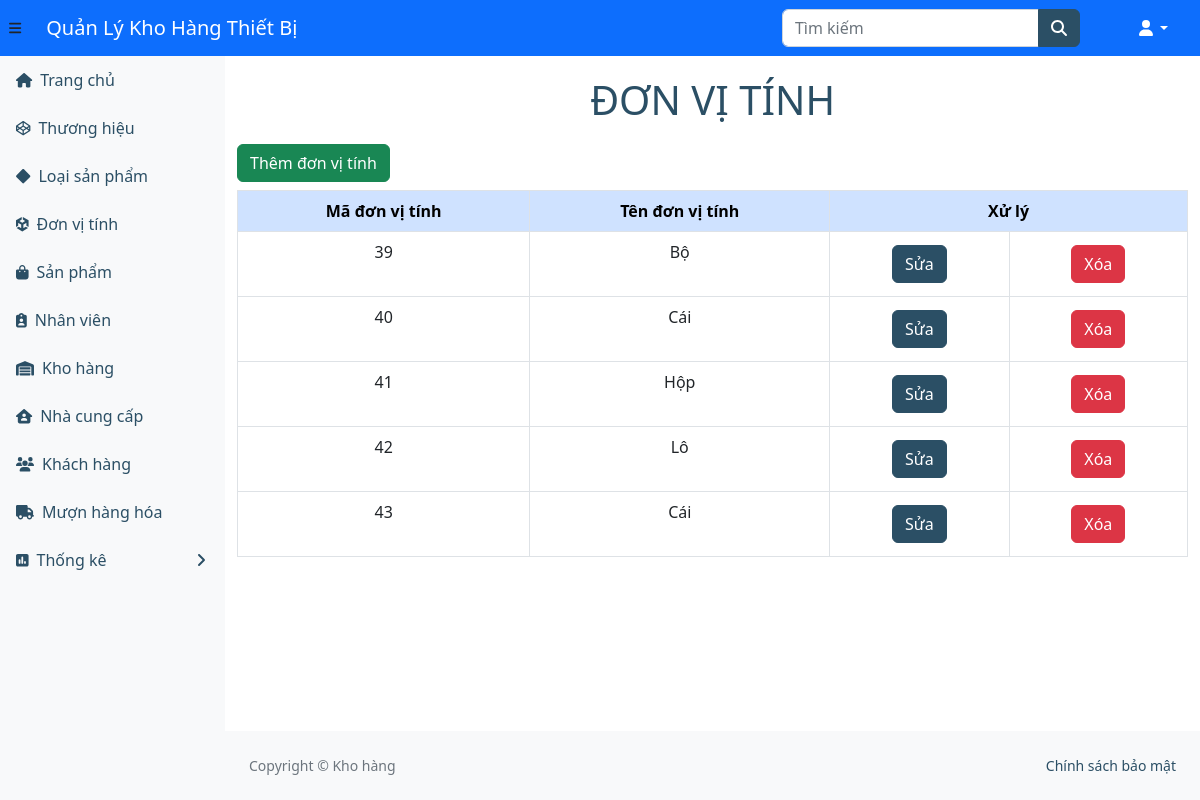
Page /ql-kho/donvitinh.php (signed in) on the committed database.
### tables this page shows
CREATE TABLE `donvitinh` (
  `madonvitinh` int(255) NOT NULL,
  `tendonvitinh` varchar(255) NOT NULL
);

### ql-kho/donvitinh.php (the view)
<?php
    include_once("header.php");
?>
<body>
<h1 class="tieudeform">Đơn vị tính</h1>  <a class='btn btn-success mb-2' href='themdonvitinh.php'>Thêm đơn vị tính</a>
    <table class = "table table-hover ">
        <thead class="table-primary">
        <tr>
            <th>Mã đơn vị tính</th>
            <th>Tên đơn vị tính</th>
            <th colspan="2">Xử lý</th>
        </tr>
        </thead>
        <?php
        include("ketnoi.php");
         $sql = "SELECT * FROM donvitinh ORDER BY madonvitinh ASC";
        $kq = $conn->query($sql) or die("Không thể xem ");
        while ($row = mysqli_fetch_array($kq)) {
            echo ("<tr>");
            $ma = $row["madonvitinh"];
            echo ("<td>" . $row["madonvitinh"] . "</td>");
            echo ("<td>" . $row["tendonvitinh"] . "</td>");
            echo ("<td><a class='btn btn-primary' href='suadonvitinh.php?mm=$ma'>Sửa</a></td>");
            echo ("<td>");
                ?>
                <a onclick = "return confirm('Bạn có thật sự muốn xoá không')" class="btn btn-danger" href="xoadonvitinh.php?mm=<?php echo $ma;?>">Xóa</a>
                <?php
                echo ("</td>");
            echo ("</tr>");
        }
        ?>
    </table><br>
    <?php
    include("footer.php");
?>
</body>
</html>

### ql-kho/header.php (style rules this page uses)
h1.tieudeform { text-align: center; text-transform: uppercase; color: #2b4f65; margin: 20px; }
td, th { text-align: center; border: 1px solid #dee2e6; padding: 8px; }

### rows in the picture
donvitinh: madonvitinh "39", tendonvitinh "Bộ"
donvitinh: madonvitinh "40", tendonvitinh "Cái"
donvitinh: madonvitinh "41", tendonvitinh "Hộp"
donvitinh: madonvitinh "42", tendonvitinh "Lô"
donvitinh: madonvitinh "43", tendonvitinh "Cái"
